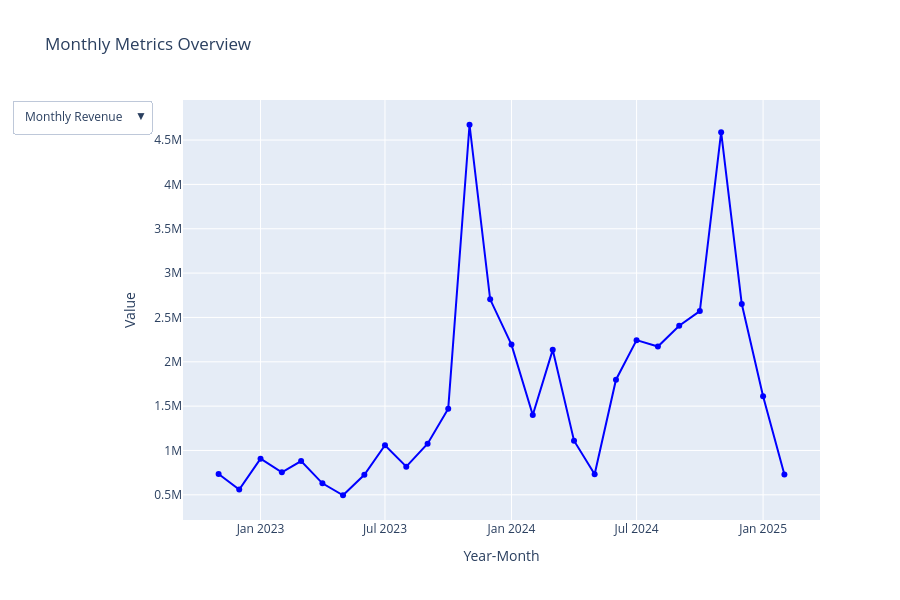

The code cell stored with this chart in its notebook:
### Code cell
monthly_revenue.index = monthly_revenue.index.astype(str)
monthly_aov.index = monthly_aov.index.astype(str)
monthly_discount.index = monthly_discount.index.astype(str)

colors = ["blue", "green", "red"]

fig = go.Figure()

fig.add_trace(go.Scatter(
    x=monthly_revenue.index, y=monthly_revenue, 
    mode='lines+markers', name='Monthly Revenue', 
    line=dict(color=colors[0]), visible=True
))

fig.add_trace(go.Scatter(
    x=monthly_aov.index, y=monthly_aov, 
    mode='lines+markers', name='Monthly AOV', 
    line=dict(color=colors[1]), visible=False
))

fig.add_trace(go.Scatter(
    x=monthly_discount.index, y=monthly_discount, 
    mode='lines+markers', name='Monthly Discount', 
    line=dict(color=colors[2]), visible=False
))

fig.update_layout(
    title="Monthly Metrics Overview",
    xaxis_title="Year-Month",
    yaxis_title="Value",
    height=600,
    width=900,
    hovermode="x unified",
    updatemenus=[
        {
            "buttons": [
                {"label": "Monthly Revenue", "method": "update", 
                 "args": [{"visible": [True, False, False]}, {"title": "Monthly Revenue"}]},
                {"label": "Monthly AOV", "method": "update", 
                 "args": [{"visible": [False, True, False]}, {"title": "Monthly AOV"}]},
                {"label": "Monthly Discount", "method": "update", 
                 "args": [{"visible": [False, False, True]}, {"title": "Monthly Discount"}]},
            ],
            "direction": "down",
            "showactive": True
        }
    ]
)

fig.show()

### Figure 1 — Plotly figure (JSON) as saved in the notebook; plotly's stock layout.template omitted (floating-point values rounded to 4 significant figures)
{"data": [{"line": {"color": "blue"}, "mode": "lines+markers", "name": "Monthly Revenue", "type": "scatter", "visible": true, "x": ["2022-11", "2022-12", "2023-01", "2023-02", "2023-03", "2023-04", "2023-05", "2023-06", "2023-07", "2023-08", "2023-09", "2023-10", "2023-11", "2023-12", "2024-01", "2024-02", "2024-03", "2024-04", "2024-05", "2024-06", "2024-07", "2024-08", "2024-09", "2024-10", "2024-11", "2024-12", "2025-01", "2025-02"], "y": [733900.0, 560200.0, 907400.0, 754000.0, 880300.0, 629600.0, 495100.0, 725800.0, 1058000.0, 817300.0, 1076000.0, 1471000.0, 4673000.0, 2704000.0, 2194000.0, 1400000.0, 2135000.0, 1111000.0, 731100.0, 1798000.0, 2244000.0, 2172000.0, 2406000.0, 2572000.0, 4589000.0, 2651000.0, 1613000.0, 729100.0]}, {"line": {"color": "green"}, "mode": "lines+markers", "name": "Monthly AOV", "type": "scatter", "visible": false, "x": ["2022-11", "2022-12", "2023-01", "2023-02", "2023-03", "2023-04", "2023-05", "2023-06", "2023-07", "2023-08", "2023-09", "2023-10", "2023-11", "2023-12", "2024-01", "2024-02", "2024-03", "2024-04", "2024-05", "2024-06", "2024-07", "2024-08", "2024-09", "2024-10", "2024-11", "2024-12", "2025-01", "2025-02"], "y": [930.2, 941.6, 1156.0, 1065.0, 1146.0, 1409.0, 1387.0, 1588.0, 1503.0, 1566.0, 2007.0, 1962.0, 1886.0, 1859.0, 1998.0, 2315.0, 1886.0, 1727.0, 1356.0, 1950.0, 2405.0, 2550.0, 2368.0, 2332.0, 2099.0, 1752.0, 2752.0, 1929.0]}, {"line": {"color": "red"}, "mode": "lines+markers", "name": "Monthly Discount", "type": "scatter", "visible": false, "x": ["2022-11", "2022-12", "2023-01", "2023-02", "2023-03", "2023-04", "2023-05", "2023-06", "2023-07", "2023-08", "2023-09", "2023-10", "2023-11", "2023-12", "2024-01", "2024-02", "2024-03", "2024-04", "2024-05", "2024-06", "2024-07", "2024-08", "2024-09", "2024-10", "2024-11", "2024-12", "2025-01", "2025-02"], "y": [97.45, 21.13, 10.35, 5.218, 30.33, 260.2, 314.3, 424.8, 705.7, 689.4, 819.1, 405.3, 888.8, 487.2, 663.6, 1086.0, 1359.0, 607.1, 90.43, 271.9, 143.6, 51.59, 17.12, 322.3, 509.8, 120.1, 123.9, 86.47]}], "layout": {"height": 600, "hovermode": "x unified", "title": {"text": "Monthly Metrics Overview"}, "updatemenus": [{"buttons": [{"args": [{"visible": [true, false, false]}, {"title": "Monthly Revenue"}], "label": "Monthly Revenue", "method": "update"}, {"args": [{"visible": [false, true, false]}, {"title": "Monthly AOV"}], "label": "Monthly AOV", "method": "update"}, {"args": [{"visible": [false, false, true]}, {"title": "Monthly Discount"}], "label": "Monthly Discount", "method": "update"}], "direction": "down", "showactive": true}], "width": 900, "xaxis": {"title": {"text": "Year-Month"}}, "yaxis": {"title": {"text": "Value"}}}}
